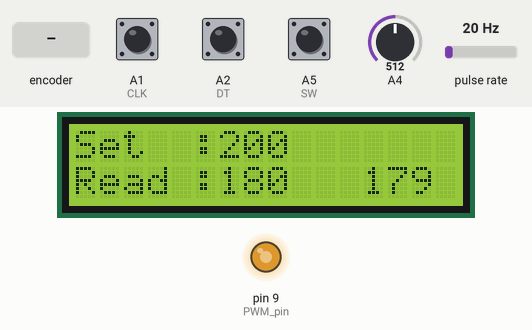
Recording of a sketch running on a simulated Arduino Uno, built with avr-gcc and run on an emulated ATmega328P. Shown: 16×2 character LCD, output pins drawn as LEDs (lit = HIGH). Wiring (inferred from the names in the program): pulse sensor: data pin 8. The test bench sets the inputs (shaded band); at power-on: A4 = 512, A1 (CLK) HIGH, A2 (DT) HIGH, A5 (SW) HIGH, pulse rate 20 Hz.

Above: at 2.7 s.
2.8 s: A4 set to 716
At 3.9 s:
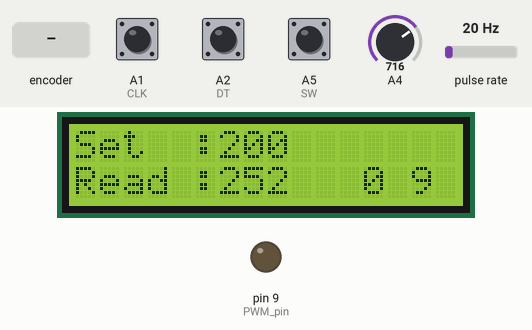
4.6 s: A4 set to 489
At 5.5 s:
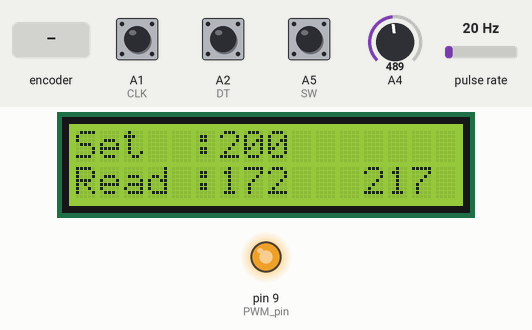
6.5 s: rotary encoder on A1 (CLK) / A2 (DT) turned 1 step (first pin leading)
At 7.8 s:
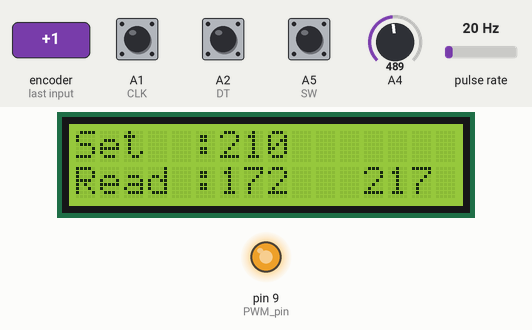
8.2 s: rotary encoder on A1 (CLK) / A2 (DT) turned 1 step (first pin leading)
At 9.4 s:
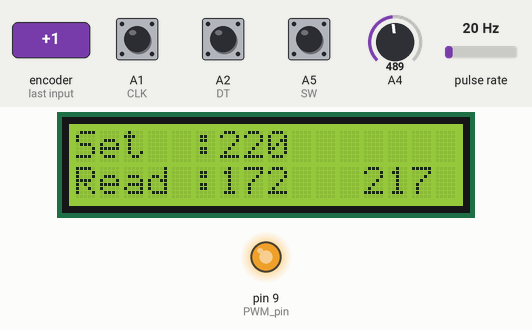
10.0 s: A4 set to 470
At 10.5 s:
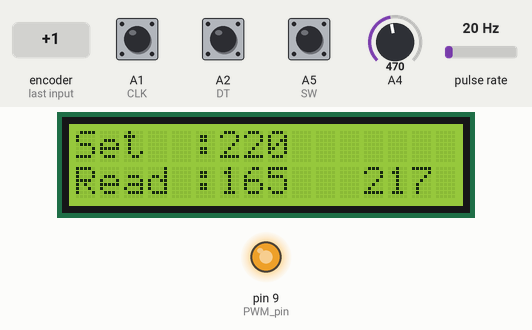
Timing chart, 0 to 12.5 s (numbered marks = the images above; inputs shaded):
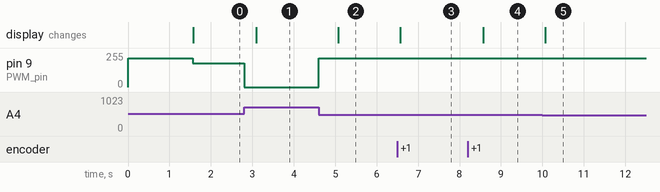

Measured:
- after the input at 2.8 s, pin 9 (PWM_pin): 179/255 → 0/255 at once; the display: changes after 0.30 s (image 1)
- after the input at 4.6 s, pin 9 (PWM_pin): 0/255 → 217/255 at once; the display: changes after 0.47 s (image 2)
- after the input at 6.5 s, the display: changes after 0.07 s (image 3)
- after the input at 8.2 s, the display: changes after 0.37 s (image 4)
- after the input at 10.0 s, the display: changes after 0.07 s (image 5)

The sketch:

My_Soldering_Station.ino
```cpp
#include <LiquidCrystal.h>
const int RS=0,E=1,D4=5,D5=6,D6=7,D7=8;

#define CLK A1
#define DT A2
#define SW A5

LiquidCrystal lcd(RS,E,D4,D5,D6,D7);


//Pins
const int PWM_pin = 9;


//Variables
int real_temperature_read = 0;
//int set_temperature_read = 0;
int aState;
int aLastState;
float real_temperature = 0.0;
int set_temperature = 200;

float PID_error = 0;
float previous_error = 0;
unsigned long elapsedTime, Time, timePrev ,lcdTime;
int PID_value = 0;

//PID constants
const float kp = 9.1, ki = 0.3, kd = 1.8;             //      ************************* THE ORIGINAL VALUES ARE : const float kp = 9.1;   int ki = 0.3;   int kd = 1.8;

int PID_p = 0;    int PID_i = 0;    int PID_d = 0;


void setup() {
  pinMode(PWM_pin,OUTPUT);
  pinMode(CLK,INPUT);
  pinMode(DT,INPUT);
  pinMode(SW,INPUT_PULLUP);
  aLastState = digitalRead(CLK);
  TCCR1A = 0; //If I don't clear these registers, they seem to retain their value even after re-flashing!
  TCCR1B = 0;

// Timer/Counter 1 initialization
// Clock source: System Clock
// Clock value: 15.625 kHz
// Mode: Fast PWM top=0x00FF
// OC1A output: Non-Inverted PWM
// OC1B output: Disconnected
// Noise Canceler: Off
// Input Capture on Falling Edge
// Timer Period: 16.384 ms
// Output Pulse(s):
// OC1A Period: 16.384 ms Width: 0 us
// Timer1 Overflow Interrupt: Off
// Input Capture Interrupt: Off
// Compare A Match Interrupt: Off
// Compare B Match Interrupt: Off
TCCR1A=(1<<COM1A1) | (0<<COM1A0) | (0<<COM1B1) | (0<<COM1B0) | (0<<WGM11) | (1<<WGM10);
TCCR1B=(0<<ICNC1) | (0<<ICES1) | (0<<WGM13) | (1<<WGM12) | (0<<CS12) | (1<<CS11) | (1<<CS10);
TCNT1H=0x00;
TCNT1L=0x00;
ICR1H=0x00;
ICR1L=0x00;
OCR1AH=0x00;
OCR1AL=0xD9;
OCR1BH=0x00;
OCR1BL=0x09;


  //TCCR1A = TCCR1A & B01111101 | 0x03;    // pin 9 and 10 PWM frequency of 980.39 Hz
  lcd.begin(16,2);
  lcd.print("Soldering");
  lcd.setCursor(9,1);
  lcd.print("Station");
  delay(1500);
  lcd.clear();
}


void loop() {

  if(digitalRead(SW)==LOW){
    delay(5);
    while(digitalRead(SW)==LOW);

  }
  read_set_temperature();
  Time = millis();
  // First we read the real value of temperature
  real_temperature_read = analogRead(A4);
  //set_temperature_read = analogRead(A5);
  //if(set_temperature_read < 427) set_temperature_read = 427;
  //set_temperature = (float)set_temperature_read / 2.13;
  real_temperature = (float)real_temperature_read / 2.84;  //       This is NOT THE FULLSCALE 480deg Celcius
  //Next we calculate the error between the setpoint and the real value
  PID_error = set_temperature - real_temperature ;
  //Calculate the P value
  PID_p = kp * PID_error;
  //Calculate the I value in a range on +-2                  *******************************************THE ORIGINAL VALUE WAS 3
  if(-2 < PID_error && PID_error < 2)
  {
    PID_i = PID_i + (ki * PID_error);
  }

  //For derivative we need real time to calculate speed change rate
  timePrev = Time;                            // the previous time is stored before the actual time read
  Time = millis();                            // actual time read
  elapsedTime = (Time - timePrev) / 1000;
  //Now we can calculate the D calue
  PID_d = kd*((PID_error - previous_error)/elapsedTime);
  //Final total PID value is the sum of P + I + D
  PID_value = PID_p + PID_i + PID_d;

  //We define PWM range between 0 and 255
  if(PID_value < 0)
  {    PID_value = 0;    }
  if(PID_value > 0xD9)
  {    PID_value = 0xD9;  }
  //Now we can write the PWM signal to the mosfet on digital pin D3
  OCR1AL = PID_value;
  previous_error = PID_error;     //Remember to store the previous error for next loop.

  //delay(300);

  if(millis()- lcdTime > 499){
  lcdTime = millis();
  lcd.setCursor(0,0);
  lcd.print("Set  :");
  lcd.print((int)set_temperature);
  lcd.setCursor(0,1);
  lcd.print("Read :");
  lcd.print((int)real_temperature);
  lcd.setCursor(12,1);
  lcd.print(PID_value);
  if(PID_value < 100)lcd.print(" ");
  }
  //digitalWrite(PWM_pin,HIGH);
}

void read_set_temperature(){
  aState = digitalRead(CLK); // Reads the "current" state of the outputA
  // If the previous and the current state of the CLK are different, that means a Pulse has occured
  if (aState != aLastState){
     // If the DT state is different to the CLK state, that means the encoder is rotating clockwise
     if (digitalRead(DT) != aState) {
      if(set_temperature < 480) set_temperature += 5;
     }
     else if (set_temperature > 200){
       set_temperature -= 5;
     }
  }

aLastState = aState; // Updates the previous state of the CLK with the current state
}
```
